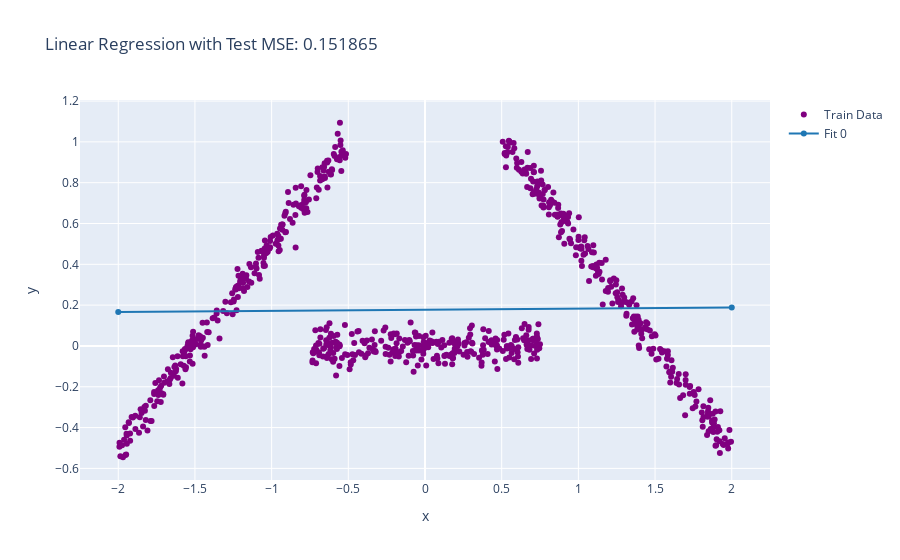
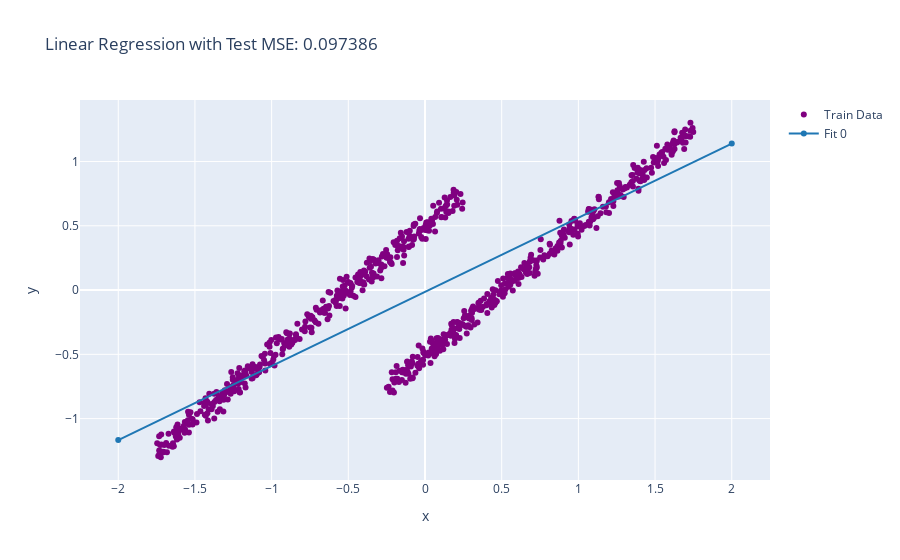
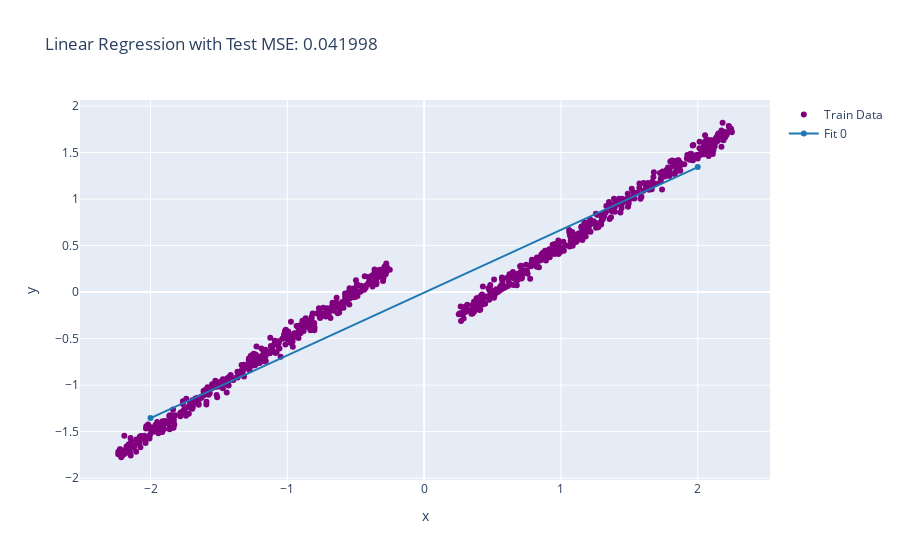
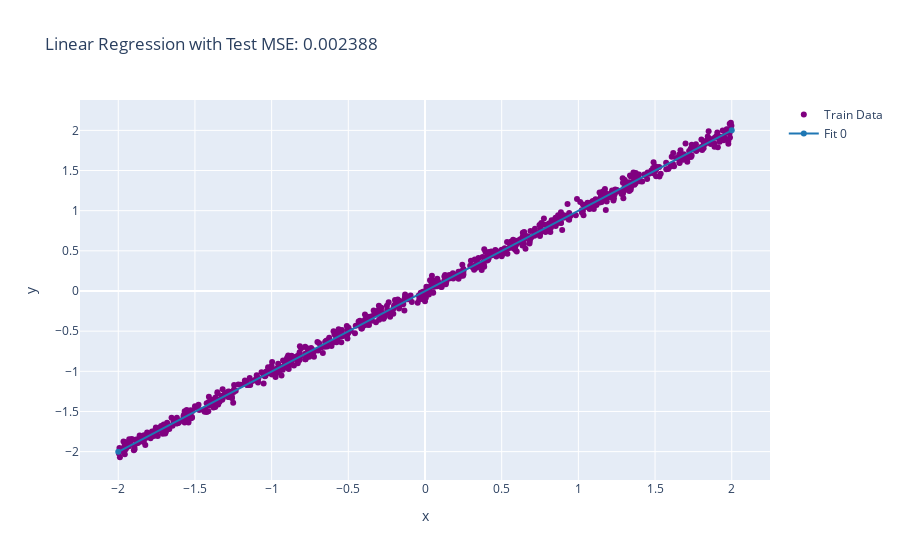

The code cell stored with these charts, in order, in its notebook:
### Markdown cell above
## 4. Models

### Code cell
class LinearRegressor:
    def __init__(self):
        self.model = LinearRegression()
        self.name = "Linear Regression"
        
    def fit(self, x, y):
        self.model.fit(np.expand_dims(x, axis=1), y)
        
    def predict(self, x):
        return self.model.predict(np.expand_dims(x, axis=1))

    def plot(self):
        x = np.array([-2, 2])
        y = self.model.predict(np.expand_dims(x, axis=1))
        return [x], [y] 
    
    def __str__(self):
        return self.name

train_and_plot_all_data(LinearRegressor())

### Figure 1 — Plotly figure (JSON) as saved in the notebook; plotly's stock layout.template omitted (floating-point values rounded to 4 significant figures; data arrays with more than 128 entries replaced by an {"elided": "..."} marker saying what was removed)
{"data": [{"marker": {"color": "purple"}, "mode": "markers", "name": "Train Data", "type": "scatter", "x": {"elided": "799 float values"}, "y": {"elided": "799 float values"}}, {"marker": {"color": "#1f77b4"}, "mode": "lines+markers", "name": "Fit 0", "type": "scatter", "x": [-2, 2], "y": [0.1662, 0.1882]}], "layout": {"title": {"text": "Linear Regression with Test MSE: 0.151865"}, "xaxis": {"title": {"text": "x"}}, "yaxis": {"title": {"text": "y"}}}}

### Figure 2 — Plotly figure (JSON) as saved in the notebook; plotly's stock layout.template omitted (floating-point values rounded to 4 significant figures; data arrays with more than 128 entries replaced by an {"elided": "..."} marker saying what was removed)
{"data": [{"marker": {"color": "purple"}, "mode": "markers", "name": "Train Data", "type": "scatter", "x": {"elided": "800 float values"}, "y": {"elided": "800 float values"}}, {"marker": {"color": "#1f77b4"}, "mode": "lines+markers", "name": "Fit 0", "type": "scatter", "x": [-2, 2], "y": [-1.167, 1.139]}], "layout": {"title": {"text": "Linear Regression with Test MSE: 0.097386"}, "xaxis": {"title": {"text": "x"}}, "yaxis": {"title": {"text": "y"}}}}

### Figure 3 — Plotly figure (JSON) as saved in the notebook; plotly's stock layout.template omitted (floating-point values rounded to 4 significant figures; data arrays with more than 128 entries replaced by an {"elided": "..."} marker saying what was removed)
{"data": [{"marker": {"color": "purple"}, "mode": "markers", "name": "Train Data", "type": "scatter", "x": {"elided": "800 float values"}, "y": {"elided": "800 float values"}}, {"marker": {"color": "#1f77b4"}, "mode": "lines+markers", "name": "Fit 0", "type": "scatter", "x": [-2, 2], "y": [-1.355, 1.344]}], "layout": {"title": {"text": "Linear Regression with Test MSE: 0.041998"}, "xaxis": {"title": {"text": "x"}}, "yaxis": {"title": {"text": "y"}}}}

### Figure 4 — Plotly figure (JSON) as saved in the notebook; plotly's stock layout.template omitted (floating-point values rounded to 4 significant figures; data arrays with more than 128 entries replaced by an {"elided": "..."} marker saying what was removed)
{"data": [{"marker": {"color": "purple"}, "mode": "markers", "name": "Train Data", "type": "scatter", "x": {"elided": "800 float values"}, "y": {"elided": "800 float values"}}, {"marker": {"color": "#1f77b4"}, "mode": "lines+markers", "name": "Fit 0", "type": "scatter", "x": [-2, 2], "y": [-2.002, 2.001]}], "layout": {"title": {"text": "Linear Regression with Test MSE: 0.002388"}, "xaxis": {"title": {"text": "x"}}, "yaxis": {"title": {"text": "y"}}}}
